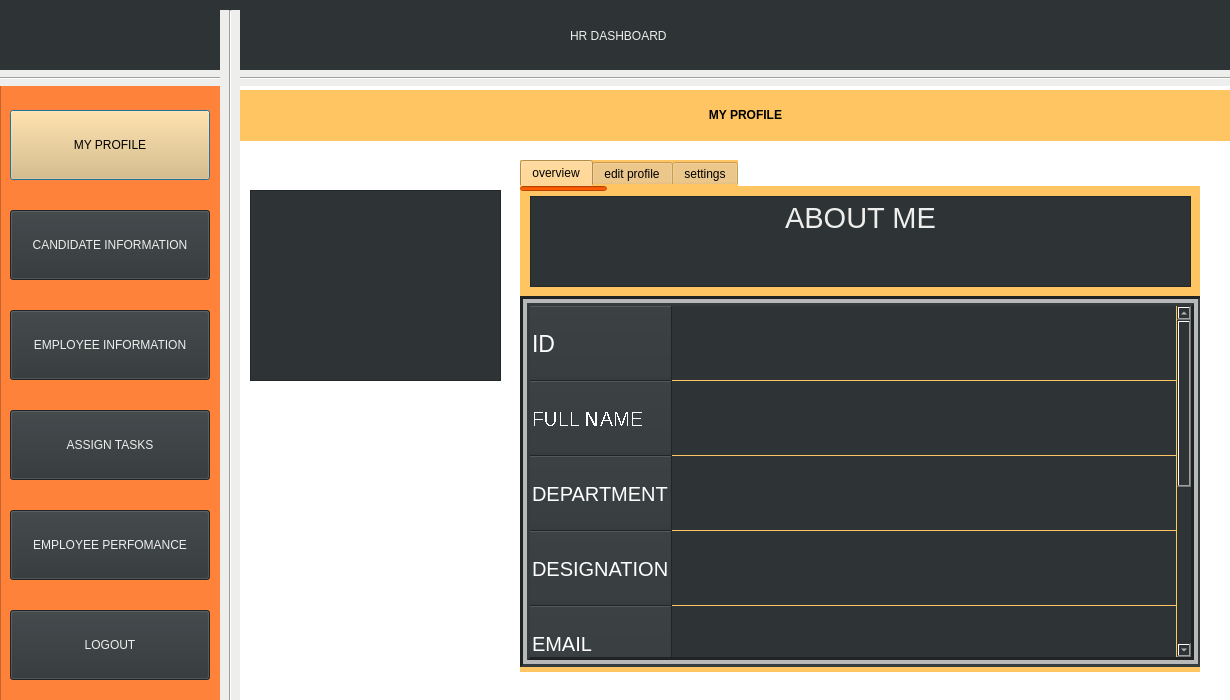
<?xml version="1.0" encoding="UTF-8"?>
<ui version="4.0">
 <class>Dialog</class>
 <widget class="QDialog" name="Dialog">
  <property name="geometry">
   <rect>
    <x>0</x>
    <y>0</y>
    <width>1230</width>
    <height>700</height>
   </rect>
  </property>
  <property name="windowTitle">
   <string>Dialog</string>
  </property>
  <property name="autoFillBackground">
   <bool>false</bool>
  </property>
  <property name="styleSheet">
   <string notr="true">background-color: rgb(46, 52, 54);
border-bottom-color: rgb(238, 238, 236);
border-right-color: rgb(238, 238, 236);
border-top-color: rgb(238, 238, 236);
border-color: rgb(245, 121, 0);</string>
  </property>
  <widget class="QLabel" name="label1">
   <property name="geometry">
    <rect>
     <x>570</x>
     <y>0</y>
     <width>251</width>
     <height>71</height>
    </rect>
   </property>
   <property name="styleSheet">
    <string notr="true">color:rgb(238, 238, 236);
font: 75 30pt &quot;Ubuntu Condensed&quot;;</string>
   </property>
   <property name="text">
    <string>HR DASHBOARD</string>
   </property>
  </widget>
  <widget class="QLabel" name="LOGO">
   <property name="geometry">
    <rect>
     <x>10</x>
     <y>10</y>
     <width>201</width>
     <height>51</height>
    </rect>
   </property>
   <property name="text">
    <string/>
   </property>
   <property name="pixmap">
    <pixmap>logo.png</pixmap>
   </property>
   <property name="scaledContents">
    <bool>true</bool>
   </property>
  </widget>
  <widget class="Line" name="line">
   <property name="geometry">
    <rect>
     <x>-10</x>
     <y>70</y>
     <width>1251</width>
     <height>16</height>
    </rect>
   </property>
   <property name="styleSheet">
    <string notr="true">
background-color: rgb(238, 238, 236);</string>
   </property>
   <property name="orientation">
    <enum>Qt::Horizontal</enum>
   </property>
  </widget>
  <widget class="Line" name="line_2">
   <property name="geometry">
    <rect>
     <x>220</x>
     <y>10</y>
     <width>20</width>
     <height>761</height>
    </rect>
   </property>
   <property name="styleSheet">
    <string notr="true">
background-color: rgb(238, 238, 236);</string>
   </property>
   <property name="orientation">
    <enum>Qt::Vertical</enum>
   </property>
  </widget>
  <widget class="QColumnView" name="columnView">
   <property name="geometry">
    <rect>
     <x>0</x>
     <y>80</y>
     <width>226</width>
     <height>621</height>
    </rect>
   </property>
   <property name="styleSheet">
    <string notr="true">background-color: rgb(255, 130, 59);
</string>
   </property>
  </widget>
  <widget class="QPushButton" name="myprofile">
   <property name="geometry">
    <rect>
     <x>10</x>
     <y>110</y>
     <width>200</width>
     <height>70</height>
    </rect>
   </property>
   <property name="cursor">
    <cursorShape>OpenHandCursor</cursorShape>
   </property>
   <property name="mouseTracking">
    <bool>true</bool>
   </property>
   <property name="acceptDrops">
    <bool>false</bool>
   </property>
   <property name="styleSheet">
    <string notr="true">color:rgb(0,0,0);
background-color: rgb(233, 185, 110);
font: 75 17pt &quot;Ubuntu Condensed&quot;;</string>
   </property>
   <property name="text">
    <string>MY PROFILE</string>
   </property>
  </widget>
  <widget class="QPushButton" name="attendance">
   <property name="geometry">
    <rect>
     <x>10</x>
     <y>210</y>
     <width>200</width>
     <height>70</height>
    </rect>
   </property>
   <property name="cursor">
    <cursorShape>OpenHandCursor</cursorShape>
   </property>
   <property name="styleSheet">
    <string notr="true">color:rgb(238, 238, 236);
font: 75 15pt &quot;Ubuntu Condensed&quot;;</string>
   </property>
   <property name="text">
    <string>CANDIDATE INFORMATION</string>
   </property>
  </widget>
  <widget class="QPushButton" name="tasks">
   <property name="geometry">
    <rect>
     <x>10</x>
     <y>310</y>
     <width>200</width>
     <height>70</height>
    </rect>
   </property>
   <property name="cursor">
    <cursorShape>OpenHandCursor</cursorShape>
   </property>
   <property name="styleSheet">
    <string notr="true">color:rgb(238, 238, 236);
font: 75 15pt &quot;Ubuntu Condensed&quot;;</string>
   </property>
   <property name="text">
    <string>EMPLOYEE INFORMATION</string>
   </property>
  </widget>
  <widget class="QPushButton" name="logout">
   <property name="geometry">
    <rect>
     <x>10</x>
     <y>610</y>
     <width>200</width>
     <height>70</height>
    </rect>
   </property>
   <property name="cursor">
    <cursorShape>OpenHandCursor</cursorShape>
   </property>
   <property name="styleSheet">
    <string notr="true">color:rgb(238, 238, 236);
font: 75 17pt &quot;Ubuntu Condensed&quot;;</string>
   </property>
   <property name="text">
    <string>LOGOUT</string>
   </property>
  </widget>
  <widget class="QColumnView" name="columnView_2">
   <property name="geometry">
    <rect>
     <x>210</x>
     <y>80</y>
     <width>1021</width>
     <height>671</height>
    </rect>
   </property>
   <property name="styleSheet">
    <string notr="true">background-color: rgb(255, 255, 255);
</string>
   </property>
  </widget>
  <widget class="QFrame" name="frame">
   <property name="geometry">
    <rect>
     <x>250</x>
     <y>190</y>
     <width>251</width>
     <height>191</height>
    </rect>
   </property>
   <property name="frameShape">
    <enum>QFrame::StyledPanel</enum>
   </property>
   <property name="frameShadow">
    <enum>QFrame::Raised</enum>
   </property>
   <widget class="QLabel" name="placeholder">
    <property name="geometry">
     <rect>
      <x>40</x>
      <y>20</y>
      <width>161</width>
      <height>141</height>
     </rect>
    </property>
    <property name="text">
     <string/>
    </property>
    <property name="pixmap">
     <pixmap>../Desktop/PROJECT -/placeholder.png</pixmap>
    </property>
    <property name="scaledContents">
     <bool>true</bool>
    </property>
   </widget>
  </widget>
  <widget class="QTabWidget" name="EMPLOYEETAB">
   <property name="geometry">
    <rect>
     <x>520</x>
     <y>160</y>
     <width>680</width>
     <height>512</height>
    </rect>
   </property>
   <property name="cursor">
    <cursorShape>PointingHandCursor</cursorShape>
   </property>
   <property name="styleSheet">
    <string notr="true">background-color: rgb(255, 197, 98);</string>
   </property>
   <property name="tabPosition">
    <enum>QTabWidget::North</enum>
   </property>
   <property name="tabShape">
    <enum>QTabWidget::Rounded</enum>
   </property>
   <property name="currentIndex">
    <number>0</number>
   </property>
   <property name="elideMode">
    <enum>Qt::ElideMiddle</enum>
   </property>
   <property name="tabsClosable">
    <bool>false</bool>
   </property>
   <property name="movable">
    <bool>false</bool>
   </property>
   <property name="tabBarAutoHide">
    <bool>true</bool>
   </property>
   <widget class="QWidget" name="overview">
    <attribute name="title">
     <string>overview</string>
    </attribute>
    <widget class="QLineEdit" name="lineEdit_2">
     <property name="geometry">
      <rect>
       <x>0</x>
       <y>0</y>
       <width>87</width>
       <height>5</height>
      </rect>
     </property>
     <property name="styleSheet">
      <string notr="true">background-color:rgb(255, 93, 0);</string>
     </property>
    </widget>
    <widget class="QTableWidget" name="tableWidget">
     <property name="enabled">
      <bool>true</bool>
     </property>
     <property name="geometry">
      <rect>
       <x>0</x>
       <y>110</y>
       <width>681</width>
       <height>371</height>
      </rect>
     </property>
     <property name="sizePolicy">
      <sizepolicy hsizetype="Fixed" vsizetype="Fixed">
       <horstretch>0</horstretch>
       <verstretch>0</verstretch>
      </sizepolicy>
     </property>
     <property name="styleSheet">
      <string notr="true">background-color: rgb(46, 52, 54);
color: rgb(255, 255, 255);
gridline-color: rgb(255, 197, 98);
selection-color: rgb(255, 197, 98);</string>
     </property>
     <property name="frameShape">
      <enum>QFrame::Box</enum>
     </property>
     <property name="lineWidth">
      <number>3</number>
     </property>
     <property name="midLineWidth">
      <number>4</number>
     </property>
     <property name="verticalScrollBarPolicy">
      <enum>Qt::ScrollBarAlwaysOn</enum>
     </property>
     <property name="horizontalScrollBarPolicy">
      <enum>Qt::ScrollBarAsNeeded</enum>
     </property>
     <property name="sizeAdjustPolicy">
      <enum>QAbstractScrollArea::AdjustToContents</enum>
     </property>
     <property name="autoScroll">
      <bool>false</bool>
     </property>
     <property name="autoScrollMargin">
      <number>9</number>
     </property>
     <property name="tabKeyNavigation">
      <bool>false</bool>
     </property>
     <property name="showDropIndicator" stdset="0">
      <bool>false</bool>
     </property>
     <property name="dragDropOverwriteMode">
      <bool>false</bool>
     </property>
     <property name="selectionMode">
      <enum>QAbstractItemView::NoSelection</enum>
     </property>
     <property name="selectionBehavior">
      <enum>QAbstractItemView::SelectRows</enum>
     </property>
     <property name="verticalScrollMode">
      <enum>QAbstractItemView::ScrollPerPixel</enum>
     </property>
     <property name="horizontalScrollMode">
      <enum>QAbstractItemView::ScrollPerPixel</enum>
     </property>
     <property name="showGrid">
      <bool>true</bool>
     </property>
     <property name="sortingEnabled">
      <bool>false</bool>
     </property>
     <property name="wordWrap">
      <bool>true</bool>
     </property>
     <property name="cornerButtonEnabled">
      <bool>false</bool>
     </property>
     <property name="rowCount">
      <number>9</number>
     </property>
     <property name="columnCount">
      <number>1</number>
     </property>
     <attribute name="horizontalHeaderVisible">
      <bool>false</bool>
     </attribute>
     <attribute name="horizontalHeaderCascadingSectionResizes">
      <bool>true</bool>
     </attribute>
     <attribute name="horizontalHeaderMinimumSectionSize">
      <number>100</number>
     </attribute>
     <attribute name="horizontalHeaderHighlightSections">
      <bool>true</bool>
     </attribute>
     <attribute name="horizontalHeaderShowSortIndicator" stdset="0">
      <bool>true</bool>
     </attribute>
     <attribute name="horizontalHeaderStretchLastSection">
      <bool>true</bool>
     </attribute>
     <attribute name="verticalHeaderVisible">
      <bool>true</bool>
     </attribute>
     <attribute name="verticalHeaderCascadingSectionResizes">
      <bool>true</bool>
     </attribute>
     <attribute name="verticalHeaderMinimumSectionSize">
      <number>15</number>
     </attribute>
     <attribute name="verticalHeaderDefaultSectionSize">
      <number>75</number>
     </attribute>
     <attribute name="verticalHeaderHighlightSections">
      <bool>true</bool>
     </attribute>
     <attribute name="verticalHeaderShowSortIndicator" stdset="0">
      <bool>true</bool>
     </attribute>
     <attribute name="verticalHeaderStretchLastSection">
      <bool>true</bool>
     </attribute>
     <row>
      <property name="text">
       <string>ID</string>
      </property>
      <property name="toolTip">
       <string notr="true"/>
      </property>
      <property name="whatsThis">
       <string notr="true"/>
      </property>
      <property name="font">
       <font>
        <pointsize>17</pointsize>
       </font>
      </property>
     </row>
     <row>
      <property name="text">
       <string notr="true">FULL NAME</string>
      </property>
      <property name="toolTip">
       <string notr="true"/>
      </property>
      <property name="whatsThis">
       <string notr="true"/>
      </property>
      <property name="font">
       <font>
        <pointsize>15</pointsize>
        <weight>50</weight>
        <bold>false</bold>
        <stylestrategy>NoAntialias</stylestrategy>
        <kerning>true</kerning>
       </font>
      </property>
     </row>
     <row>
      <property name="text">
       <string>DEPARTMENT</string>
      </property>
      <property name="font">
       <font>
        <pointsize>15</pointsize>
       </font>
      </property>
     </row>
     <row>
      <property name="text">
       <string>DESIGNATION</string>
      </property>
      <property name="font">
       <font>
        <pointsize>15</pointsize>
        <weight>50</weight>
        <bold>false</bold>
       </font>
      </property>
     </row>
     <row>
      <property name="text">
       <string>EMAIL</string>
      </property>
      <property name="font">
       <font>
        <pointsize>15</pointsize>
        <weight>50</weight>
        <bold>false</bold>
       </font>
      </property>
     </row>
     <row>
      <property name="text">
       <string>ADDRESS</string>
      </property>
      <property name="font">
       <font>
        <pointsize>15</pointsize>
        <weight>50</weight>
        <bold>false</bold>
       </font>
      </property>
     </row>
     <row>
      <property name="text">
       <string>PHONE</string>
      </property>
      <property name="font">
       <font>
        <pointsize>15</pointsize>
        <weight>50</weight>
        <bold>false</bold>
       </font>
      </property>
     </row>
     <row>
      <property name="text">
       <string>TASK</string>
      </property>
      <property name="font">
       <font>
        <pointsize>15</pointsize>
       </font>
      </property>
     </row>
     <row>
      <property name="text">
       <string>WAGE</string>
      </property>
      <property name="font">
       <font>
        <pointsize>15</pointsize>
       </font>
      </property>
     </row>
     <column>
      <property name="text">
       <string/>
      </property>
     </column>
     <item row="0" column="0">
      <property name="text">
       <string notr="true"/>
      </property>
      <property name="font">
       <font>
        <pointsize>17</pointsize>
       </font>
      </property>
      <property name="flags">
       <set>ItemIsSelectable</set>
      </property>
     </item>
     <item row="1" column="0">
      <property name="text">
       <string notr="true"/>
      </property>
      <property name="font">
       <font>
        <pointsize>17</pointsize>
       </font>
      </property>
      <property name="flags">
       <set>ItemIsSelectable</set>
      </property>
     </item>
     <item row="3" column="0">
      <property name="text">
       <string/>
      </property>
      <property name="font">
       <font>
        <pointsize>17</pointsize>
       </font>
      </property>
      <property name="flags">
       <set>ItemIsSelectable</set>
      </property>
     </item>
     <item row="4" column="0">
      <property name="text">
       <string/>
      </property>
      <property name="font">
       <font>
        <pointsize>17</pointsize>
       </font>
      </property>
      <property name="flags">
       <set>ItemIsSelectable</set>
      </property>
     </item>
     <item row="5" column="0">
      <property name="text">
       <string/>
      </property>
      <property name="font">
       <font>
        <pointsize>17</pointsize>
       </font>
      </property>
      <property name="flags">
       <set>ItemIsSelectable</set>
      </property>
     </item>
     <item row="6" column="0">
      <property name="text">
       <string/>
      </property>
      <property name="font">
       <font>
        <pointsize>17</pointsize>
       </font>
      </property>
      <property name="flags">
       <set>ItemIsSelectable</set>
      </property>
     </item>
    </widget>
    <widget class="QTextBrowser" name="ABOUTME">
     <property name="geometry">
      <rect>
       <x>10</x>
       <y>10</y>
       <width>661</width>
       <height>91</height>
      </rect>
     </property>
     <property name="styleSheet">
      <string notr="true">background-color: rgb(46, 52, 54);</string>
     </property>
     <property name="html">
      <string>&lt;!DOCTYPE HTML PUBLIC &quot;-//W3C//DTD HTML 4.0//EN&quot; &quot;http://www.w3.org/TR/REC-html40/strict.dtd&quot;&gt;
&lt;html&gt;&lt;head&gt;&lt;meta name=&quot;qrichtext&quot; content=&quot;1&quot; /&gt;&lt;style type=&quot;text/css&quot;&gt;
p, li { white-space: pre-wrap; }
&lt;/style&gt;&lt;/head&gt;&lt;body style=&quot; font-family:'Ubuntu'; font-size:11pt; font-weight:400; font-style:normal;&quot;&gt;
&lt;p align=&quot;center&quot; style=&quot; margin-top:0px; margin-bottom:0px; margin-left:0px; margin-right:0px; -qt-block-indent:0; text-indent:0px;&quot;&gt;&lt;span style=&quot; font-size:22pt; color:#eeeeec;&quot;&gt;ABOUT ME&lt;/span&gt;&lt;/p&gt;&lt;/body&gt;&lt;/html&gt;</string>
     </property>
    </widget>
   </widget>
   <widget class="QWidget" name="edit_profile">
    <attribute name="title">
     <string>edit profile</string>
    </attribute>
    <widget class="QColumnView" name="columnView_3">
     <property name="geometry">
      <rect>
       <x>0</x>
       <y>0</y>
       <width>681</width>
       <height>481</height>
      </rect>
     </property>
     <property name="styleSheet">
      <string notr="true">background-color: rgb(46, 52, 54);</string>
     </property>
    </widget>
    <widget class="QLineEdit" name="lineEdit_3">
     <property name="geometry">
      <rect>
       <x>87</x>
       <y>0</y>
       <width>100</width>
       <height>5</height>
      </rect>
     </property>
     <property name="styleSheet">
      <string notr="true">background-color: rgb(255, 93, 0);</string>
     </property>
    </widget>
    <widget class="QPushButton" name="upload">
     <property name="geometry">
      <rect>
       <x>110</x>
       <y>50</y>
       <width>71</width>
       <height>25</height>
      </rect>
     </property>
     <property name="styleSheet">
      <string notr="true">background-color: rgb(233, 185, 110);</string>
     </property>
     <property name="text">
      <string>upload</string>
     </property>
    </widget>
    <widget class="QLabel" name="placeholder2">
     <property name="geometry">
      <rect>
       <x>10</x>
       <y>10</y>
       <width>91</width>
       <height>91</height>
      </rect>
     </property>
     <property name="text">
      <string/>
     </property>
     <property name="pixmap">
      <pixmap>../Desktop/PROJECT -/placeholder.png</pixmap>
     </property>
     <property name="scaledContents">
      <bool>true</bool>
     </property>
    </widget>
    <widget class="QColumnView" name="columnView_4">
     <property name="geometry">
      <rect>
       <x>0</x>
       <y>110</y>
       <width>681</width>
       <height>371</height>
      </rect>
     </property>
     <property name="styleSheet">
      <string notr="true">background-color: rgb(255, 130, 59);
</string>
     </property>
    </widget>
    <widget class="QTableWidget" name="editprofile">
     <property name="enabled">
      <bool>true</bool>
     </property>
     <property name="geometry">
      <rect>
       <x>0</x>
       <y>110</y>
       <width>681</width>
       <height>371</height>
      </rect>
     </property>
     <property name="sizePolicy">
      <sizepolicy hsizetype="Fixed" vsizetype="Fixed">
       <horstretch>0</horstretch>
       <verstretch>0</verstretch>
      </sizepolicy>
     </property>
     <property name="styleSheet">
      <string notr="true">background-color: rgb(255, 197, 98);
color: rgb(46, 52, 54);
gridline-color: rgb(0, 0, 0);
;
selection-color: rgb(255, 130, 59);</string>
     </property>
     <property name="frameShape">
      <enum>QFrame::Box</enum>
     </property>
     <property name="lineWidth">
      <number>3</number>
     </property>
     <property name="midLineWidth">
      <number>4</number>
     </property>
     <property name="verticalScrollBarPolicy">
      <enum>Qt::ScrollBarAlwaysOn</enum>
     </property>
     <property name="horizontalScrollBarPolicy">
      <enum>Qt::ScrollBarAsNeeded</enum>
     </property>
     <property name="sizeAdjustPolicy">
      <enum>QAbstractScrollArea::AdjustToContents</enum>
     </property>
     <property name="autoScroll">
      <bool>false</bool>
     </property>
     <property name="autoScrollMargin">
      <number>9</number>
     </property>
     <property name="tabKeyNavigation">
      <bool>true</bool>
     </property>
     <property name="showDropIndicator" stdset="0">
      <bool>true</bool>
     </property>
     <property name="dragEnabled">
      <bool>true</bool>
     </property>
     <property name="dragDropOverwriteMode">
      <bool>true</bool>
     </property>
     <property name="dragDropMode">
      <enum>QAbstractItemView::DragDrop</enum>
     </property>
     <property name="alternatingRowColors">
      <bool>false</bool>
     </property>
     <property name="selectionMode">
      <enum>QAbstractItemView::SingleSelection</enum>
     </property>
     <property name="selectionBehavior">
      <enum>QAbstractItemView::SelectRows</enum>
     </property>
     <property name="textElideMode">
      <enum>Qt::ElideMiddle</enum>
     </property>
     <property name="verticalScrollMode">
      <enum>QAbstractItemView::ScrollPerPixel</enum>
     </property>
     <property name="horizontalScrollMode">
      <enum>QAbstractItemView::ScrollPerPixel</enum>
     </property>
     <property name="showGrid">
      <bool>true</bool>
     </property>
     <property name="sortingEnabled">
      <bool>false</bool>
     </property>
     <property name="wordWrap">
      <bool>true</bool>
     </property>
     <property name="cornerButtonEnabled">
      <bool>false</bool>
     </property>
     <property name="rowCount">
      <number>9</number>
     </property>
     <property name="columnCount">
      <number>1</number>
     </property>
     <attribute name="horizontalHeaderVisible">
      <bool>false</bool>
     </attribute>
     <attribute name="horizontalHeaderCascadingSectionResizes">
      <bool>true</bool>
     </attribute>
     <attribute name="horizontalHeaderMinimumSectionSize">
      <number>100</number>
     </attribute>
     <attribute name="horizontalHeaderHighlightSections">
      <bool>false</bool>
     </attribute>
     <attribute name="horizontalHeaderShowSortIndicator" stdset="0">
      <bool>true</bool>
     </attribute>
     <attribute name="horizontalHeaderStretchLastSection">
      <bool>true</bool>
     </attribute>
     <attribute name="verticalHeaderVisible">
      <bool>false</bool>
     </attribute>
     <attribute name="verticalHeaderCascadingSectionResizes">
      <bool>true</bool>
     </attribute>
     <attribute name="verticalHeaderMinimumSectionSize">
      <number>15</number>
     </attribute>
     <attribute name="verticalHeaderDefaultSectionSize">
      <number>75</number>
     </attribute>
     <attribute name="verticalHeaderHighlightSections">
      <bool>true</bool>
     </attribute>
     <attribute name="verticalHeaderShowSortIndicator" stdset="0">
      <bool>true</bool>
     </attribute>
     <attribute name="verticalHeaderStretchLastSection">
      <bool>true</bool>
     </attribute>
     <row>
      <property name="text">
       <string>ID</string>
      </property>
      <property name="toolTip">
       <string notr="true"/>
      </property>
      <property name="whatsThis">
       <string notr="true"/>
      </property>
      <property name="font">
       <font>
        <pointsize>17</pointsize>
        <weight>75</weight>
        <bold>true</bold>
       </font>
      </property>
     </row>
     <row>
      <property name="text">
       <string notr="true">FULL NAME</string>
      </property>
      <property name="toolTip">
       <string notr="true"/>
      </property>
      <property name="whatsThis">
       <string notr="true"/>
      </property>
      <property name="font">
       <font>
        <pointsize>15</pointsize>
        <weight>75</weight>
        <bold>true</bold>
        <stylestrategy>NoAntialias</stylestrategy>
        <kerning>true</kerning>
       </font>
      </property>
     </row>
     <row>
      <property name="text">
       <string>DEPARTMENT</string>
      </property>
      <property name="font">
       <font>
        <pointsize>15</pointsize>
        <weight>75</weight>
        <bold>true</bold>
       </font>
      </property>
     </row>
     <row>
      <property name="text">
       <string>DESIGNATION</string>
      </property>
      <property name="font">
       <font>
        <pointsize>15</pointsize>
        <weight>75</weight>
        <bold>true</bold>
       </font>
      </property>
     </row>
     <row>
      <property name="text">
       <string>EMAIL</string>
      </property>
      <property name="font">
       <font>
        <pointsize>15</pointsize>
        <weight>75</weight>
        <bold>true</bold>
       </font>
      </property>
     </row>
     <row>
      <property name="text">
       <string>ADDRESS</string>
      </property>
      <property name="font">
       <font>
        <pointsize>15</pointsize>
        <weight>75</weight>
        <bold>true</bold>
       </font>
      </property>
     </row>
     <row>
      <property name="text">
       <string>PHONE</string>
      </property>
      <property name="font">
       <font>
        <pointsize>15</pointsize>
        <weight>75</weight>
        <bold>true</bold>
       </font>
      </property>
     </row>
     <row>
      <property name="text">
       <string>WAGE</string>
      </property>
      <property name="font">
       <font>
        <pointsize>15</pointsize>
        <weight>75</weight>
        <bold>true</bold>
       </font>
      </property>
     </row>
     <row>
      <property name="text">
       <string>TASK</string>
      </property>
      <property name="font">
       <font>
        <pointsize>15</pointsize>
        <weight>75</weight>
        <bold>true</bold>
       </font>
      </property>
     </row>
     <column>
      <property name="text">
       <string/>
      </property>
     </column>
     <item row="0" column="0">
      <property name="text">
       <string/>
      </property>
      <property name="font">
       <font>
        <pointsize>17</pointsize>
       </font>
      </property>
      <property name="flags">
       <set>ItemIsSelectable</set>
      </property>
     </item>
     <item row="1" column="0">
      <property name="text">
       <string notr="true"/>
      </property>
      <property name="font">
       <font>
        <pointsize>17</pointsize>
       </font>
      </property>
      <property name="flags">
       <set>ItemIsSelectable|ItemIsEditable</set>
      </property>
     </item>
     <item row="3" column="0">
      <property name="text">
       <string/>
      </property>
      <property name="font">
       <font>
        <pointsize>17</pointsize>
       </font>
      </property>
      <property name="flags">
       <set>ItemIsSelectable|ItemIsEditable|ItemIsDropEnabled</set>
      </property>
     </item>
     <item row="4" column="0">
      <property name="text">
       <string/>
      </property>
      <property name="font">
       <font>
        <pointsize>17</pointsize>
       </font>
      </property>
      <property name="flags">
       <set>ItemIsSelectable|ItemIsEditable</set>
      </property>
     </item>
     <item row="5" column="0">
      <property name="text">
       <string/>
      </property>
      <property name="font">
       <font>
        <pointsize>17</pointsize>
       </font>
      </property>
      <property name="flags">
       <set>ItemIsSelectable|ItemIsEditable</set>
      </property>
     </item>
     <item row="6" column="0">
      <property name="text">
       <string/>
      </property>
      <property name="font">
       <font>
        <pointsize>17</pointsize>
       </font>
      </property>
      <property name="flags">
       <set>ItemIsSelectable|ItemIsEditable</set>
      </property>
     </item>
    </widget>
    <widget class="QPushButton" name="saveinfo">
     <property name="geometry">
      <rect>
       <x>520</x>
       <y>30</y>
       <width>131</width>
       <height>31</height>
      </rect>
     </property>
     <property name="text">
      <string>save</string>
     </property>
    </widget>
    <widget class="QLineEdit" name="filename">
     <property name="geometry">
      <rect>
       <x>110</x>
       <y>80</y>
       <width>113</width>
       <height>16</height>
      </rect>
     </property>
    </widget>
   </widget>
   <widget class="QWidget" name="settings">
    <attribute name="title">
     <string>settings</string>
    </attribute>
    <widget class="QLineEdit" name="currentpassword">
     <property name="geometry">
      <rect>
       <x>60</x>
       <y>110</y>
       <width>381</width>
       <height>51</height>
      </rect>
     </property>
    </widget>
    <widget class="QColumnView" name="columnView_5">
     <property name="geometry">
      <rect>
       <x>20</x>
       <y>80</y>
       <width>641</width>
       <height>371</height>
      </rect>
     </property>
     <property name="styleSheet">
      <string notr="true">background-color: rgb(46, 52, 54);
</string>
     </property>
    </widget>
    <widget class="QColumnView" name="columnView_6">
     <property name="geometry">
      <rect>
       <x>20</x>
       <y>10</y>
       <width>641</width>
       <height>71</height>
      </rect>
     </property>
     <property name="styleSheet">
      <string notr="true">background-color: rgb(255, 130, 59);
</string>
     </property>
    </widget>
    <widget class="QLineEdit" name="lineEdit_5">
     <property name="geometry">
      <rect>
       <x>190</x>
       <y>0</y>
       <width>75</width>
       <height>5</height>
      </rect>
     </property>
     <property name="styleSheet">
      <string notr="true">background-color: rgb(255, 93, 0);</string>
     </property>
    </widget>
    <widget class="QLabel" name="label_3">
     <property name="geometry">
      <rect>
       <x>30</x>
       <y>20</y>
       <width>621</width>
       <height>51</height>
      </rect>
     </property>
     <property name="styleSheet">
      <string notr="true">background-color: rgb(46, 52, 54);
color: rgb(255, 255, 255);</string>
     </property>
     <property name="text">
      <string>&lt;html&gt;&lt;head/&gt;&lt;body&gt;&lt;p align=&quot;center&quot;&gt;&lt;span style=&quot; font-size:18pt; font-weight:600;&quot;&gt;CHANGE PASSWORD&lt;/span&gt;&lt;/p&gt;&lt;/body&gt;&lt;/html&gt;</string>
     </property>
    </widget>
    <widget class="QLabel" name="label_4">
     <property name="geometry">
      <rect>
       <x>20</x>
       <y>110</y>
       <width>241</width>
       <height>31</height>
      </rect>
     </property>
     <property name="styleSheet">
      <string notr="true">
color: rgb(255, 130, 59);
background-color: rgb(46, 52, 54);</string>
     </property>
     <property name="text">
      <string>&lt;html&gt;&lt;head/&gt;&lt;body&gt;&lt;p align=&quot;center&quot;&gt;&lt;span style=&quot; font-size:12pt;&quot;&gt;CURRENT PASSWORD&lt;/span&gt;&lt;/p&gt;&lt;/body&gt;&lt;/html&gt;</string>
     </property>
    </widget>
    <widget class="QLabel" name="label_5">
     <property name="geometry">
      <rect>
       <x>20</x>
       <y>170</y>
       <width>201</width>
       <height>31</height>
      </rect>
     </property>
     <property name="styleSheet">
      <string notr="true">
color: rgb(255, 130, 59);
background-color: rgb(46, 52, 54);
</string>
     </property>
     <property name="text">
      <string>&lt;html&gt;&lt;head/&gt;&lt;body&gt;&lt;p align=&quot;center&quot;&gt;&lt;span style=&quot; font-size:12pt;&quot;&gt;NEW PASSWORD&lt;/span&gt;&lt;/p&gt;&lt;/body&gt;&lt;/html&gt;</string>
     </property>
    </widget>
    <widget class="QLabel" name="label_6">
     <property name="geometry">
      <rect>
       <x>40</x>
       <y>230</y>
       <width>241</width>
       <height>31</height>
      </rect>
     </property>
     <property name="styleSheet">
      <string notr="true">color: rgb(255, 130, 59);
background-color: rgb(46, 52, 54);</string>
     </property>
     <property name="text">
      <string>&lt;html&gt;&lt;head/&gt;&lt;body&gt;&lt;p align=&quot;center&quot;&gt;&lt;span style=&quot; font-size:12pt;&quot;&gt;RE-ENTER NEW PASSWORD&lt;/span&gt;&lt;/p&gt;&lt;/body&gt;&lt;/html&gt;</string>
     </property>
    </widget>
    <widget class="QLineEdit" name="currentpass">
     <property name="geometry">
      <rect>
       <x>290</x>
       <y>110</y>
       <width>301</width>
       <height>31</height>
      </rect>
     </property>
     <property name="contextMenuPolicy">
      <enum>Qt::CustomContextMenu</enum>
     </property>
     <property name="text">
      <string/>
     </property>
    </widget>
    <widget class="QLineEdit" name="newpass1">
     <property name="geometry">
      <rect>
       <x>290</x>
       <y>170</y>
       <width>301</width>
       <height>31</height>
      </rect>
     </property>
    </widget>
    <widget class="QLineEdit" name="newpass2">
     <property name="geometry">
      <rect>
       <x>290</x>
       <y>230</y>
       <width>301</width>
       <height>31</height>
      </rect>
     </property>
    </widget>
    <widget class="QPushButton" name="savepassword">
     <property name="geometry">
      <rect>
       <x>470</x>
       <y>280</y>
       <width>141</width>
       <height>41</height>
      </rect>
     </property>
     <property name="text">
      <string>save</string>
     </property>
    </widget>
    <widget class="QLabel" name="emptyerror">
     <property name="enabled">
      <bool>false</bool>
     </property>
     <property name="geometry">
      <rect>
       <x>300</x>
       <y>280</y>
       <width>161</width>
       <height>31</height>
      </rect>
     </property>
     <property name="styleSheet">
      <string notr="true">background-color: rgb(46, 52, 54);
font: 11pt &quot;Ubuntu&quot;;
color:rgb(204, 0, 0)</string>
     </property>
     <property name="text">
      <string/>
     </property>
    </widget>
    <widget class="QLabel" name="incorrectpass">
     <property name="geometry">
      <rect>
       <x>290</x>
       <y>146</y>
       <width>301</width>
       <height>21</height>
      </rect>
     </property>
     <property name="styleSheet">
      <string notr="true">background-color: rgb(46, 52, 54);
font: 8pt &quot;Ubuntu&quot;;
color:rgb(204, 0, 0)
</string>
     </property>
     <property name="text">
      <string/>
     </property>
    </widget>
    <widget class="QLabel" name="unmatchedpassword">
     <property name="enabled">
      <bool>true</bool>
     </property>
     <property name="geometry">
      <rect>
       <x>290</x>
       <y>206</y>
       <width>291</width>
       <height>21</height>
      </rect>
     </property>
     <property name="styleSheet">
      <string notr="true">background-color: rgb(46, 52, 54);
font: 11pt &quot;Ubuntu&quot;;
color:rgb(239, 41, 41)</string>
     </property>
     <property name="text">
      <string/>
     </property>
    </widget>
    <widget class="QLabel" name="correctpass">
     <property name="geometry">
      <rect>
       <x>550</x>
       <y>115</y>
       <width>31</width>
       <height>20</height>
      </rect>
     </property>
     <property name="styleSheet">
      <string notr="true">color: rgb(115, 210, 22);
font: 75 20pt &quot;Ubuntu Condensed&quot;;</string>
     </property>
     <property name="text">
      <string/>
     </property>
    </widget>
   </widget>
  </widget>
  <widget class="QLabel" name="label1_2">
   <property name="geometry">
    <rect>
     <x>240</x>
     <y>90</y>
     <width>1011</width>
     <height>51</height>
    </rect>
   </property>
   <property name="styleSheet">
    <string notr="true">background-color: rgb(255, 197, 98);
font: 75 30pt &quot;Ubuntu Condensed&quot;;</string>
   </property>
   <property name="text">
    <string>&lt;html&gt;&lt;head/&gt;&lt;body&gt;&lt;p align=&quot;center&quot;&gt;&lt;span style=&quot; font-weight:600;&quot;&gt;MY PROFILE&lt;/span&gt;&lt;/p&gt;&lt;/body&gt;&lt;/html&gt;</string>
   </property>
  </widget>
  <widget class="QPushButton" name="tasks_2">
   <property name="geometry">
    <rect>
     <x>10</x>
     <y>410</y>
     <width>200</width>
     <height>70</height>
    </rect>
   </property>
   <property name="cursor">
    <cursorShape>OpenHandCursor</cursorShape>
   </property>
   <property name="styleSheet">
    <string notr="true">color:rgb(238, 238, 236);
font: 75 17pt &quot;Ubuntu Condensed&quot;;</string>
   </property>
   <property name="text">
    <string>ASSIGN TASKS</string>
   </property>
  </widget>
  <widget class="QPushButton" name="logout_2">
   <property name="geometry">
    <rect>
     <x>10</x>
     <y>510</y>
     <width>200</width>
     <height>70</height>
    </rect>
   </property>
   <property name="cursor">
    <cursorShape>OpenHandCursor</cursorShape>
   </property>
   <property name="styleSheet">
    <string notr="true">color:rgb(238, 238, 236);
font: 75 15pt &quot;Ubuntu Condensed&quot;;</string>
   </property>
   <property name="text">
    <string>EMPLOYEE PERFOMANCE</string>
   </property>
  </widget>
  <zorder>columnView_2</zorder>
  <zorder>frame</zorder>
  <zorder>columnView</zorder>
  <zorder>label1</zorder>
  <zorder>LOGO</zorder>
  <zorder>line</zorder>
  <zorder>line_2</zorder>
  <zorder>tasks</zorder>
  <zorder>logout</zorder>
  <zorder>myprofile</zorder>
  <zorder>attendance</zorder>
  <zorder>EMPLOYEETAB</zorder>
  <zorder>label1_2</zorder>
  <zorder>tasks_2</zorder>
  <zorder>logout_2</zorder>
 </widget>
 <resources/>
 <connections/>
</ui>
